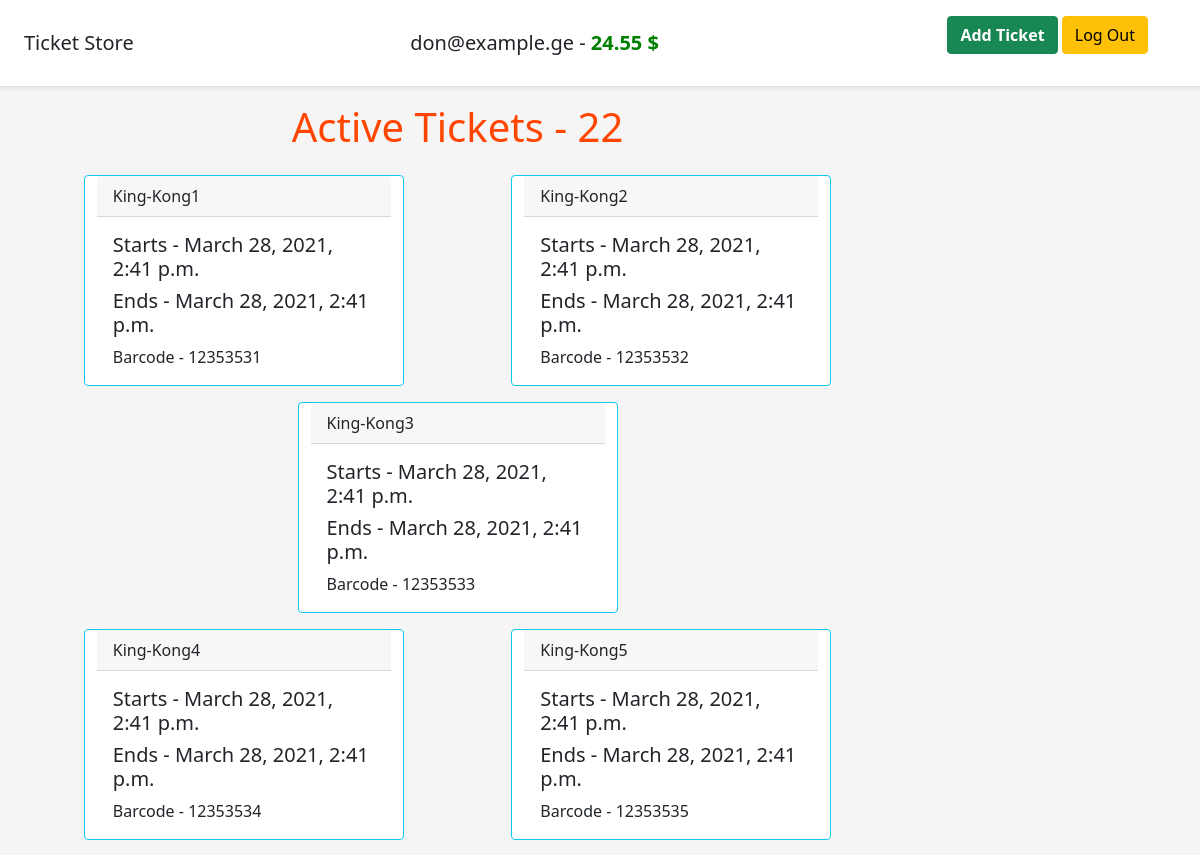
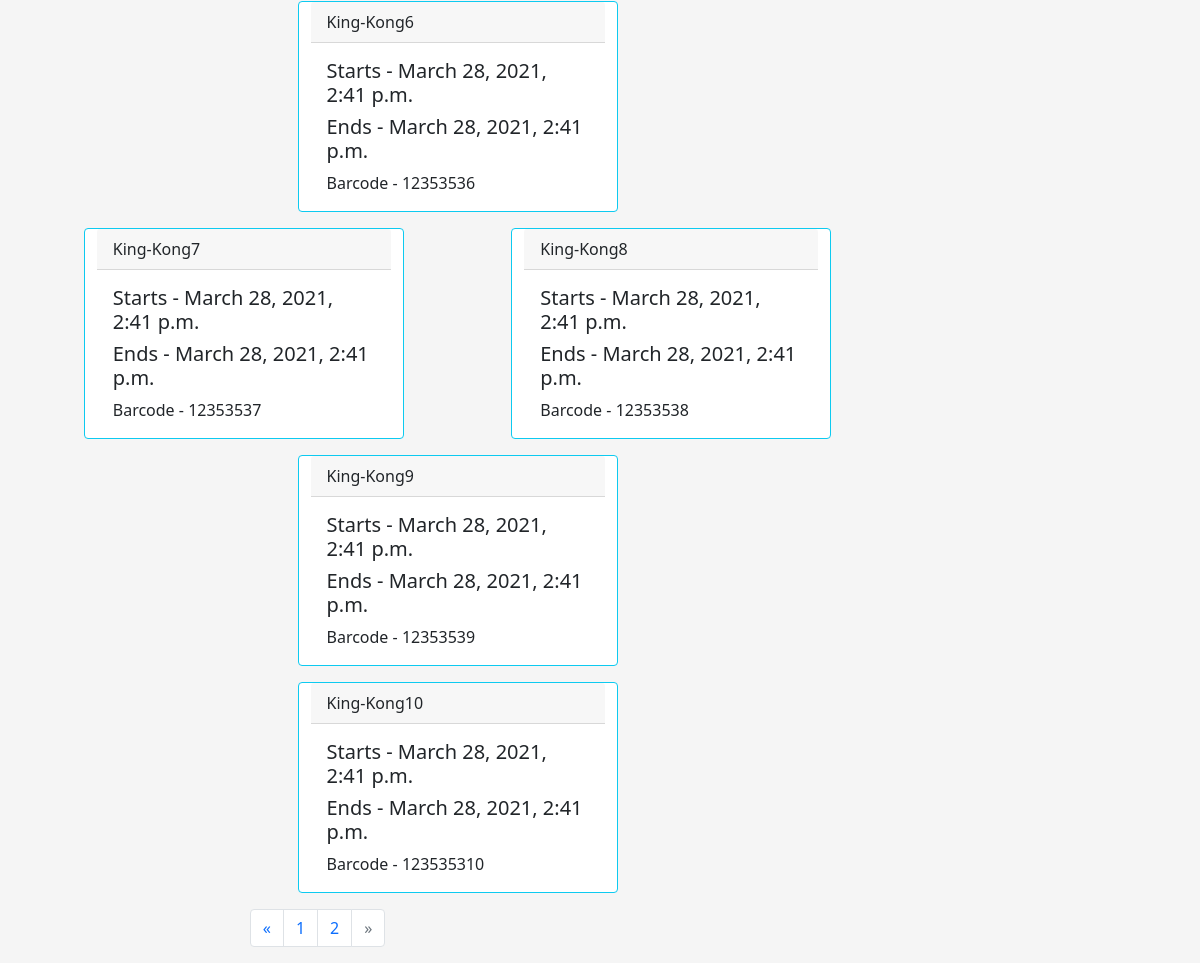
/?page=2 (signed in), run on the app's committed database (2 pictures, top to bottom).
### user/models.py (models this page shows, shortened)
class User(AbstractUser):
    username = None
    email = models.EmailField(verbose_name='E-Mail', unique=True)
    balance = models.DecimalField(verbose_name="Balance", max_digits=8, decimal_places=2, default=0,
                                  help_text="In USD")
    mobile_phone = models.CharField(verbose_name='Mobile Phone', max_length=9, unique=True)
    objects = UserManager()
    USERNAME_FIELD = 'email'
    REQUIRED_FIELDS = []
    class Meta:
        verbose_name = 'User'
        verbose_name_plural = 'Users'

### ecommerce/models.py (models this page shows, shortened)
class Ticket(models.Model):
    name = models.CharField(verbose_name='Name', max_length=255)
    start_date = models.DateTimeField(verbose_name='Start Date')
    end_date = models.DateTimeField(verbose_name='End Date')
    barcode = models.CharField(verbose_name="Barcode", max_length=15, unique=True, default=0)
    class Meta:
        verbose_name = 'Ticket'
        verbose_name_plural = 'Tickets'

### ecommerce/views.py (the view)
# urls.py: path('', home, name='home'),
@login_required(login_url='user/login')
def home(request):
    tickets = Ticket.objects.filter(orders__isnull=True)
    tickets_created = Ticket.objects.all().count()
    user = User.objects.get(id=request.user.id)
    user_balance = user.balance
    ticket_orders_info: Dict[str, Optional[Decimal]] = user.orders.all().aggregate(
        paid_last_year=Sum('price', filter=Q(order_date__gte=timezone.now() - timezone.timedelta(days=365))),
        bought_last_year=Count('id', filter=Q(order_date__gte=timezone.now() - timezone.timedelta(days=365))),
        paid_last_month=Sum('price', filter=Q(order_date__gte=timezone.now() - timezone.timedelta(weeks=4))),
        bought_last_month=Count('id', filter=Q(order_date__gte=timezone.now() - timezone.timedelta(weeks=4))),
        paid_last_week=Sum('price', filter=Q(order_date__gte=timezone.now() - timezone.timedelta(days=7))),
        bought_last_week=Count('id', filter=Q(order_date__gte=timezone.now() - timezone.timedelta(days=7)))
    )
    page = request.GET.get('page', 1)
    paginator = Paginator(tickets, 12)
    try:
        tickets_pag = paginator.page(page)
    except PageNotAnInteger:
        tickets_pag = paginator.page(1)
    except EmptyPage:
        tickets_pag = paginator.page(paginator.num_pages)
    orders = Order.objects.all()
    tickets_price = orders.aggregate(maxp_ticket=Max('price'), avgp_ticket=Avg('price'), minp_ticket=Min('price'))
    profit = orders.aggregate(profit=Sum('price'))
    customers_count = User.objects.filter(is_staff=False).count()
    staff_count = User.objects.filter(is_staff=True).count()
    return render(request, 'pages/home.html',
                  {'tickets': tickets,
                   **ticket_orders_info,
                   'tickets_count': tickets.count(),
                   'user_balance': user_balance,
                   'tickets_pag': tickets_pag,
                   'tickets_created': tickets_created,
                   'tickets_sold': tickets_created - tickets.count(),
                   **tickets_price,
                   **profit,
                   'customers_count': customers_count,
                   'staff_count': staff_count})

### templates/pages/home.html (shortened to what this page needs)
{% extends 'base.html' %}
{% block content %}
	<div class="container">
		<div class="row">
			<div class="col-9">
				<div class="mb-3 row text-center">
					<h1 style="color: orangered">Active Tickets - {{ tickets_count }}</h1>
				</div>
				{% for ticket in tickets_pag %}
					{% if forloop.counter0|divisibleby:3 %}
						<div class="row" style="justify-content: space-around">
					{% endif %}
				<div class="card border-info mb-3" style="max-width: 20rem;">
					<div class="card-header">{{ ticket.name }}</div>
					<div class="card-body">
						<h5 class="card-title">Starts - {{ ticket.start_date }}</h5>
						<h5 class="card-title">Ends - {{ ticket.end_date }}</h5>
						<p class="card-text">Barcode - {{ ticket.barcode }}</p>
					</div>
				</div>
				{% if forloop.counter|divisibleby:3 or forloop.last %}
					</div>
				{% endif %}
				{% endfor %}
				{% if tickets_pag.has_other_pages %}
					<div class="col-6 offset-3 text-center-pagination-set">
						<nav aria-label="Page navigation">
							<ul class="pagination">
								{% if tickets_pag.has_previous %}
									<li class="page-item">
										<a class="page-link"
										   href="?page={{ tickets_pag.previous_page_number }}">&laquo;</a>
									</li>
								{% else %}
									<li class="page-item disabled">
										<a class="page-link">
											<span aria-hidden="true">&laquo;</span>
										</a>
									</li>
								{% endif %}
								{% for ticket in tickets_pag.paginator.page_range %}
									{% if tickets_pag.number == ticket %}
										<li class="page-item">
											<a class="page-link">
												{{ ticket }}
											</a>
										</li>
									{% else %}
										<li class="page-item">
											<a class="page-link" href="?page={{ ticket }}">{{ ticket }}</a>
										</li>
									{% endif %}
								{% endfor %}
								{% if tickets_pag.has_next %}
									<li class="page-item"><a class="page-link"
									                         href="?page={{ tickets_pag.next_page_number }}">
										&raquo;
									</a></li>
								{% else %}
									<li class="page-item disabled">
										<a class="page-link">
											<span aria-hidden="true">&raquo;</span>
										</a>
									</li>
								{% endif %}
							</ul>
						</nav>
					</div>
				{% endif %}
			</div>
			<div class="col-3">
			</div>
		</div>
	</div>
{% endblock %}

### templates/base.html (shortened to what this page needs)
<link href="https://cdn.jsdelivr.net/npm/bootstrap@5.0.0-beta2/dist/css/bootstrap.min.css" rel="stylesheet"
>
<header class="d-flex flex-column flex-md-row align-items-center p-3 px-md-4 mb-3 bg-body border-bottom shadow-sm">
	<p class="h5 my-0 me-md-auto fw-normal" onclick="window.location='{% url 'home' %}';" style="cursor: pointer">Ticket
		Store</p>
	{% if user.is_authenticated %}
		<p class="h5 my-0 me-md-auto fw-normal">{{ user.email }} - <strong style="color: green">{{ user_balance }}
			$</strong></p>
	{% endif %}
	<nav class="my-2 my-md-0 me-md-3">
		<div class="container">
			{% if user.is_authenticated %}
				<a class="btn btn-success" href="{% url 'add_ticket' %}" role="button"><strong>Add Ticket</strong></a>
				<a class="btn btn-warning" href="javascript:{document.getElementById('logout').submit()}" role="button">Log
					Out</a>
			{% else %}
				<a class="btn btn-outline-primary" href="{% url 'signup' %}">Sign up</a>
				<a class="btn btn-outline-warning" href="{% url 'login' %}">Login</a>
			{% endif %}
		</div>
	</nav>
</header>
<body style="background-color: whitesmoke">
{% block content %}
{% endblock %}
</body>

### data on the page
User: email "don@example.ge", balance "24.55"
Ticket: name "King-Kong1", start_date "March 28, 2021, 2:41 p.m.", end_date "March 28, 2021, 2:41 p.m.", barcode "12353531"
Ticket: name "King-Kong2", start_date "March 28, 2021, 2:41 p.m.", end_date "March 28, 2021, 2:41 p.m.", barcode "12353532"
Ticket: name "King-Kong3", start_date "March 28, 2021, 2:41 p.m.", end_date "March 28, 2021, 2:41 p.m.", barcode "12353533"
Ticket: name "King-Kong4", start_date "March 28, 2021, 2:41 p.m.", end_date "March 28, 2021, 2:41 p.m.", barcode "12353534"
Ticket: name "King-Kong5", start_date "March 28, 2021, 2:41 p.m.", end_date "March 28, 2021, 2:41 p.m.", barcode "12353535"
Ticket: name "King-Kong6", start_date "March 28, 2021, 2:41 p.m.", end_date "March 28, 2021, 2:41 p.m.", barcode "12353536"
Ticket: name "King-Kong7", start_date "March 28, 2021, 2:41 p.m.", end_date "March 28, 2021, 2:41 p.m.", barcode "12353537"
Ticket: name "King-Kong8", start_date "March 28, 2021, 2:41 p.m.", end_date "March 28, 2021, 2:41 p.m.", barcode "12353538"
Ticket: name "King-Kong9", start_date "March 28, 2021, 2:41 p.m.", end_date "March 28, 2021, 2:41 p.m.", barcode "12353539"
Ticket: name "King-Kong10", start_date "March 28, 2021, 2:41 p.m.", end_date "March 28, 2021, 2:41 p.m.", barcode "123535310"

### other printed values
{{ tickets_count }} "22"
{{ ticket }} "1"
{{ ticket }} "2"
